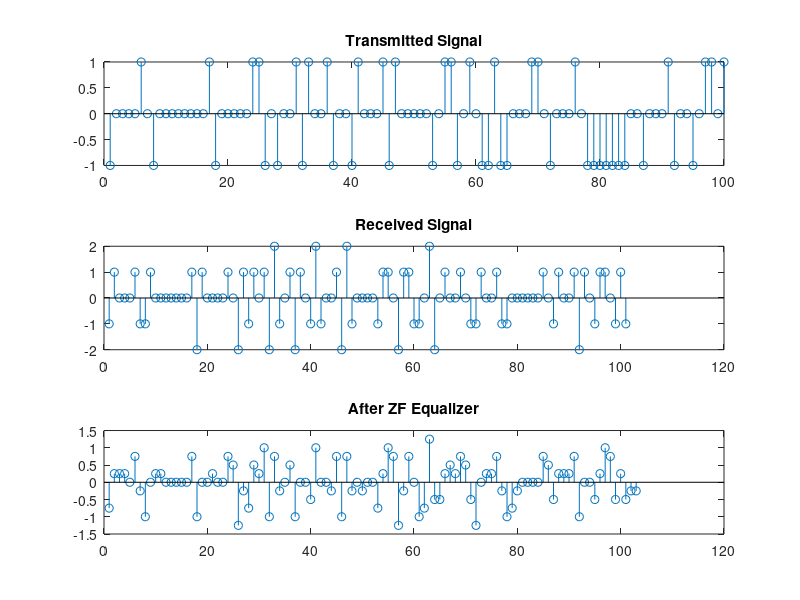
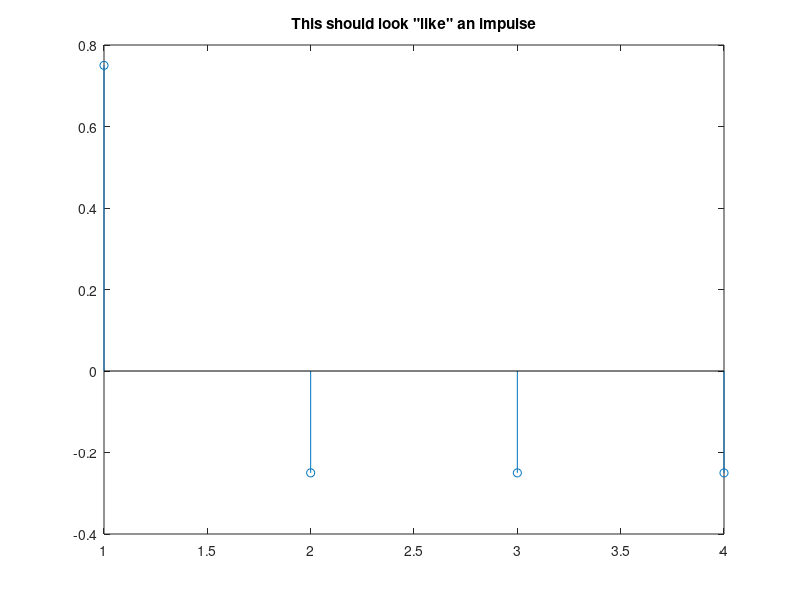
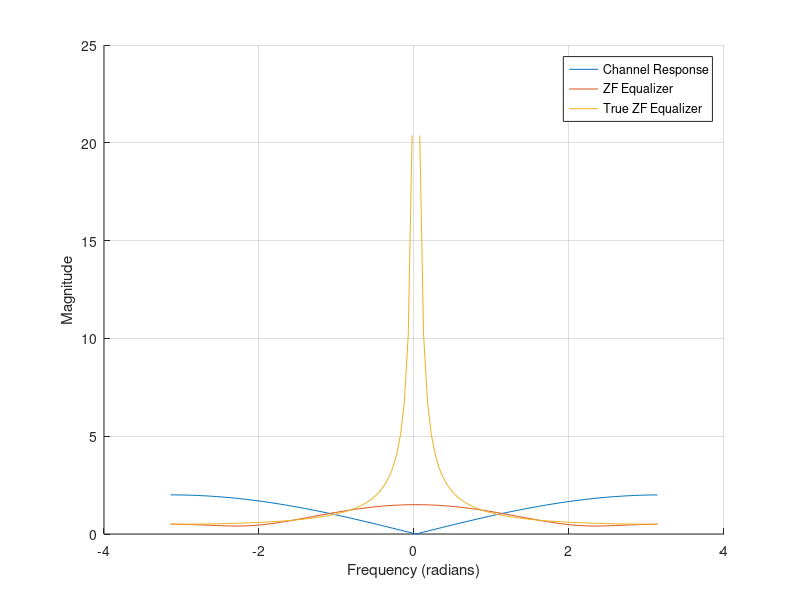

Recreate these plots in MATLAB, in order.
clear, clc, close all;

L = 3; % equalizer length
h = [1; -1]; % channel impulse response
x = randsrc(100, 1, [1, 0, -1; 0.3, 0.4, 0.3]);

H = convmtx(h, L);
Hp = pinv(H);

d = zeros(size(Hp, 2), 1);
d(1) = 1;

f = Hp*d;

y = conv(h, x); % received signal
z = conv(f, y); % signal after ZF equalizer

figure
subplot(3, 1, 1)
stem(x)
title('Transmitted Signal')
subplot(3, 1, 2)
stem(y)
title('Received Signal')
subplot(3, 1, 3)
stem(z)
title('After ZF Equalizer')

figure
stem(conv(h, f))
title('This should look "like" an impulse')

nfft = 128;
H = fftshift(fft(h, nfft));
F = fftshift(fft(f, nfft));
w = linspace(-pi, pi, nfft);

figure
hold on
grid on
plot(w, abs(H))
plot(w, abs(F))
plot(w, abs(1./H))
xlabel('Frequency (radians)')
ylabel('Magnitude')
legend('Channel Response', 'ZF Equalizer', 'True ZF Equalizer')